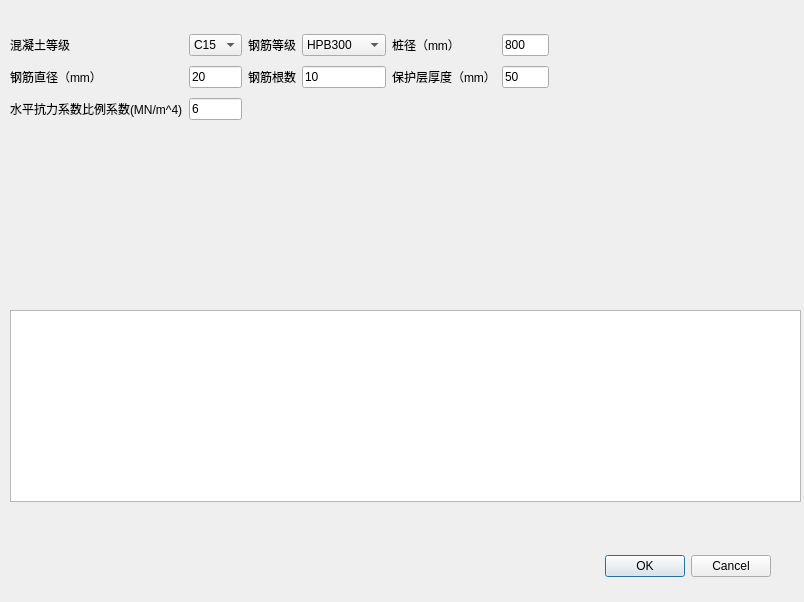
<?xml version="1.0" encoding="UTF-8"?>
<ui version="4.0">
 <class>Dialog</class>
 <widget class="QDialog" name="Dialog">
  <property name="geometry">
   <rect>
    <x>0</x>
    <y>0</y>
    <width>804</width>
    <height>602</height>
   </rect>
  </property>
  <property name="windowTitle">
   <string>Dialog</string>
  </property>
  <widget class="QDialogButtonBox" name="buttonBox">
   <property name="geometry">
    <rect>
     <x>430</x>
     <y>550</y>
     <width>341</width>
     <height>32</height>
    </rect>
   </property>
   <property name="orientation">
    <enum>Qt::Horizontal</enum>
   </property>
   <property name="standardButtons">
    <set>QDialogButtonBox::Cancel|QDialogButtonBox::Ok</set>
   </property>
  </widget>
  <widget class="QWidget" name="layoutWidget">
   <property name="geometry">
    <rect>
     <x>10</x>
     <y>30</y>
     <width>539</width>
     <height>94</height>
    </rect>
   </property>
   <layout class="QGridLayout" name="gridLayout">
    <item row="1" column="4">
     <widget class="QLabel" name="label_6">
      <property name="text">
       <string>保护层厚度（mm）</string>
      </property>
     </widget>
    </item>
    <item row="0" column="4">
     <widget class="QLabel" name="label_5">
      <property name="text">
       <string>桩径（mm）</string>
      </property>
     </widget>
    </item>
    <item row="1" column="0">
     <widget class="QLabel" name="label_2">
      <property name="text">
       <string>钢筋直径（mm）</string>
      </property>
     </widget>
    </item>
    <item row="0" column="5">
     <widget class="QLineEdit" name="piled">
      <property name="text">
       <string>800</string>
      </property>
     </widget>
    </item>
    <item row="1" column="3">
     <widget class="QLineEdit" name="gjn">
      <property name="text">
       <string>10</string>
      </property>
     </widget>
    </item>
    <item row="0" column="1">
     <widget class="QComboBox" name="hntleavel">
      <item>
       <property name="text">
        <string>C15</string>
       </property>
      </item>
      <item>
       <property name="text">
        <string>C20</string>
       </property>
      </item>
      <item>
       <property name="text">
        <string>C25</string>
       </property>
      </item>
      <item>
       <property name="text">
        <string>C30</string>
       </property>
      </item>
      <item>
       <property name="text">
        <string>C35</string>
       </property>
      </item>
      <item>
       <property name="text">
        <string>C40</string>
       </property>
      </item>
      <item>
       <property name="text">
        <string>C45</string>
       </property>
      </item>
      <item>
       <property name="text">
        <string>C50</string>
       </property>
      </item>
      <item>
       <property name="text">
        <string>C55</string>
       </property>
      </item>
      <item>
       <property name="text">
        <string>C60</string>
       </property>
      </item>
      <item>
       <property name="text">
        <string>C65</string>
       </property>
      </item>
      <item>
       <property name="text">
        <string>C70</string>
       </property>
      </item>
      <item>
       <property name="text">
        <string>C75</string>
       </property>
      </item>
      <item>
       <property name="text">
        <string>C80</string>
       </property>
      </item>
     </widget>
    </item>
    <item row="1" column="1">
     <widget class="QLineEdit" name="gjd">
      <property name="text">
       <string>20</string>
      </property>
     </widget>
    </item>
    <item row="1" column="2">
     <widget class="QLabel" name="label_4">
      <property name="text">
       <string>钢筋根数</string>
      </property>
     </widget>
    </item>
    <item row="0" column="2">
     <widget class="QLabel" name="label_3">
      <property name="text">
       <string>钢筋等级</string>
      </property>
     </widget>
    </item>
    <item row="0" column="3">
     <widget class="QComboBox" name="gjleveal">
      <item>
       <property name="text">
        <string>HPB300</string>
       </property>
      </item>
      <item>
       <property name="text">
        <string>HRB335</string>
       </property>
      </item>
      <item>
       <property name="text">
        <string>HRB400</string>
       </property>
      </item>
      <item>
       <property name="text">
        <string>HRBF400</string>
       </property>
      </item>
      <item>
       <property name="text">
        <string>RRB400</string>
       </property>
      </item>
      <item>
       <property name="text">
        <string>HRB500</string>
       </property>
      </item>
      <item>
       <property name="text">
        <string>HRBF500</string>
       </property>
      </item>
     </widget>
    </item>
    <item row="1" column="5">
     <widget class="QLineEdit" name="lineEdit_6">
      <property name="text">
       <string>50</string>
      </property>
     </widget>
    </item>
    <item row="0" column="0">
     <widget class="QLabel" name="label">
      <property name="text">
       <string>混凝土等级</string>
      </property>
     </widget>
    </item>
    <item row="2" column="1">
     <widget class="QLineEdit" name="gjd_3">
      <property name="text">
       <string>6</string>
      </property>
     </widget>
    </item>
    <item row="2" column="0">
     <widget class="QLabel" name="m0_2">
      <property name="text">
       <string>水平抗力系数比例系数(MN/m^4)</string>
      </property>
      <property name="textFormat">
       <enum>Qt::MarkdownText</enum>
      </property>
     </widget>
    </item>
   </layout>
  </widget>
  <widget class="QTextBrowser" name="textBrowser">
   <property name="geometry">
    <rect>
     <x>10</x>
     <y>310</y>
     <width>791</width>
     <height>192</height>
    </rect>
   </property>
  </widget>
 </widget>
 <resources/>
 <connections>
  <connection>
   <sender>buttonBox</sender>
   <signal>accepted()</signal>
   <receiver>Dialog</receiver>
   <slot>accept()</slot>
   <hints>
    <hint type="sourcelabel">
     <x>648</x>
     <y>564</y>
    </hint>
    <hint type="destinationlabel">
     <x>157</x>
     <y>274</y>
    </hint>
   </hints>
  </connection>
  <connection>
   <sender>buttonBox</sender>
   <signal>rejected()</signal>
   <receiver>Dialog</receiver>
   <slot>reject()</slot>
   <hints>
    <hint type="sourcelabel">
     <x>716</x>
     <y>570</y>
    </hint>
    <hint type="destinationlabel">
     <x>286</x>
     <y>274</y>
    </hint>
   </hints>
  </connection>
 </connections>
</ui>
